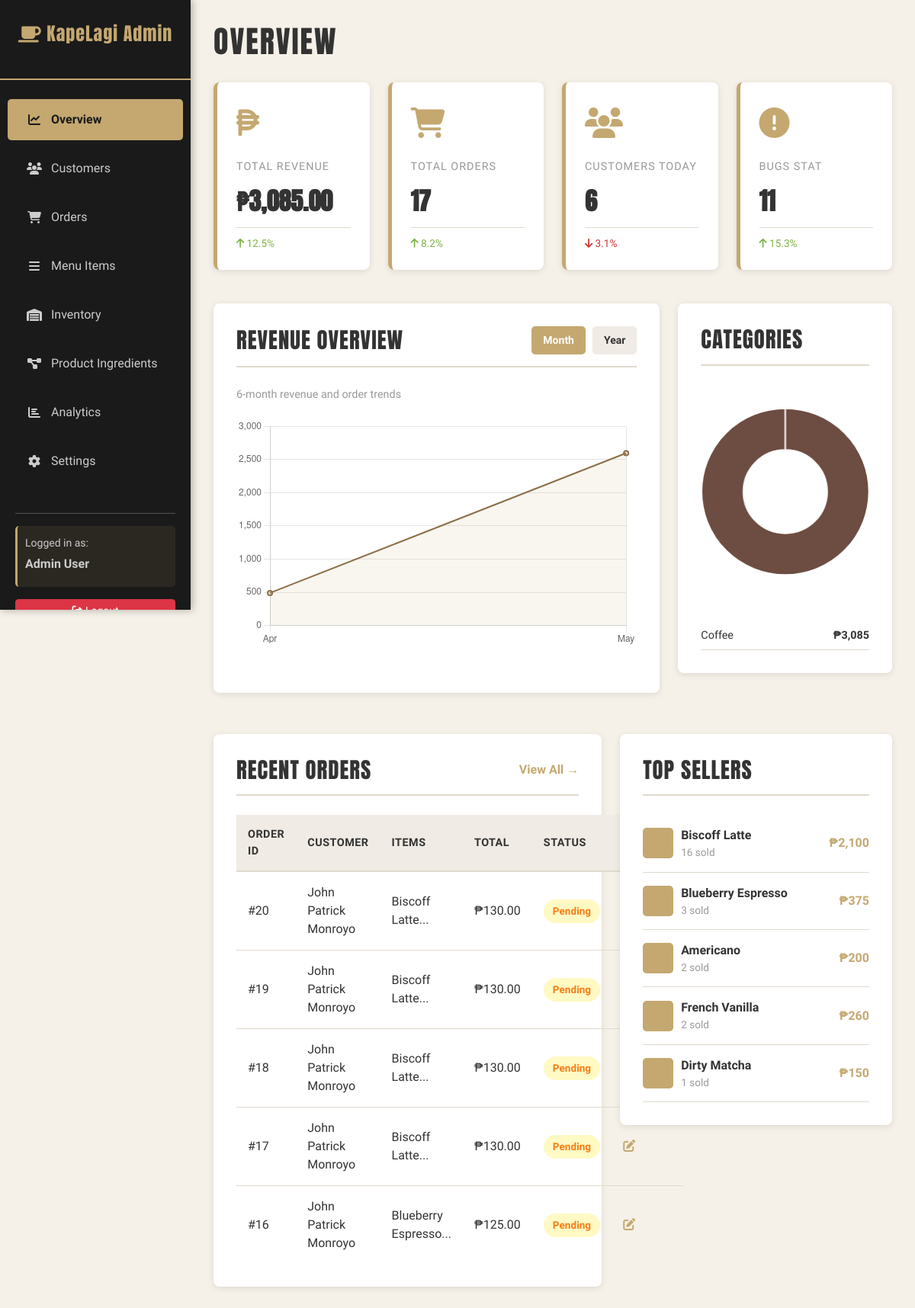
/admin/dashboard.php?period=month (signed in), run on the app's committed database.
### tables this page shows
CREATE TABLE `orders` (
  `id` int(11) NOT NULL,
  `user_id` int(11) NOT NULL,
  `customer_name` varchar(100) NOT NULL,
  `customer_email` varchar(100) NOT NULL,
  `customer_phone` varchar(20) DEFAULT NULL,
  `delivery_address` varchar(255) DEFAULT NULL,
  `city` varchar(50) DEFAULT NULL,
  `province` varchar(50) DEFAULT NULL,
  `payment_method` varchar(20) NOT NULL DEFAULT 'COD',
  `total_amount` decimal(10,2) DEFAULT NULL,
  `status` varchar(20) DEFAULT 'pending',
  `is_archived` tinyint(1) NOT NULL DEFAULT 0,
  `archived_at` datetime DEFAULT NULL,
  `special_notes` text DEFAULT NULL,
  `cancellation_reason` text DEFAULT NULL,
  `created_at` timestamp NOT NULL DEFAULT current_timestamp(),
  `updated_at` timestamp NOT NULL DEFAULT current_timestamp() ON UPDATE current_timestamp()
);

### admin/dashboard.php (the view, shortened to what this page needs)
<?php
include 'includes/header.php';
$period = isset($_GET['period']) ? $_GET['period'] : 'month';
$total_revenue = $conn->query("SELECT SUM(total_amount) as total FROM orders")->fetch_assoc()['total'] ?? 0;
$total_orders = $conn->query("SELECT COUNT(*) as count FROM orders")->fetch_assoc()['count'];
$total_customers = $conn->query("SELECT COUNT(*) as count FROM users WHERE role = 'customer'")->fetch_assoc()['count'];
$pending_orders = $conn->query("SELECT COUNT(*) as count FROM orders WHERE status IN ('pending', 'processing')")->fetch_assoc()['count'];
if ($period === 'month') {
    $monthly_data = $conn->query("
        SELECT DATE_FORMAT(created_at, '%b') as month, SUM(total_amount) as revenue
        FROM orders
        WHERE created_at >= DATE_SUB(NOW(), INTERVAL 6 MONTH)
        GROUP BY DATE_FORMAT(created_at, '%Y-%m')
        ORDER BY created_at
    ");
}
$months = [];
$revenues = [];
while ($row = $monthly_data->fetch_assoc()) {
    $months[] = $row['month'];
    $revenues[] = (float)$row['revenue'];
}
$category_data = $conn->query("
    SELECT p.category, SUM(oi.price * oi.quantity) as category_revenue
    FROM order_items oi
    JOIN products p ON oi.product_id = p.id
    GROUP BY p.category
    ORDER BY category_revenue DESC
");
$categories = [];
$category_revenues = [];
while ($row = $category_data->fetch_assoc()) {
    $categories[] = $row['category'];
    $category_revenues[] = (float)$row['category_revenue'];
}
$recent_orders = $conn->query("
    SELECT o.id, o.customer_name, GROUP_CONCAT(p.name SEPARATOR ', ') as items,
           o.total_amount, o.status, o.created_at
    FROM orders o
    LEFT JOIN order_items oi ON o.id = oi.order_id
    LEFT JOIN products p ON oi.product_id = p.id
    GROUP BY o.id
    ORDER BY o.created_at DESC
    LIMIT 5
");
$top_sellers = $conn->query("
    SELECT p.name, SUM(oi.quantity) as total_sales, SUM(oi.price * oi.quantity) as revenue
    FROM order_items oi
    JOIN products p ON oi.product_id = p.id
    GROUP BY p.id
    ORDER BY total_sales DESC
    LIMIT 5
");
?>
<h1 class="page-title">Overview</h1>
<div class="row mb-4">
    <div class="col-md-3">
        <div class="kpi-card">
            <div class="kpi-icon"><i class="fas fa-peso-sign"></i></div>
            <div class="kpi-label">Total Revenue</div>
            <div class="kpi-value">₱<?php echo number_format($total_revenue, 2); ?></div>
            <div class="kpi-trend positive">
                <i class="fas fa-arrow-up"></i> 12.5%
            </div>
        </div>
    </div>
    <div class="col-md-3">
        <div class="kpi-card">
            <div class="kpi-icon"><i class="fas fa-shopping-cart"></i></div>
            <div class="kpi-label">Total Orders</div>
            <div class="kpi-value"><?php echo $total_orders; ?></div>
            <div class="kpi-trend positive">
                <i class="fas fa-arrow-up"></i> 8.2%
            </div>
        </div>
    </div>
    <div class="col-md-3">
        <div class="kpi-card">
            <div class="kpi-icon"><i class="fas fa-users"></i></div>
            <div class="kpi-label">Customers Today</div>
            <div class="kpi-value"><?php echo $total_customers; ?></div>
            <div class="kpi-trend negative">
                <i class="fas fa-arrow-down"></i> 3.1%
            </div>
        </div>
    </div>
    <div class="col-md-3">
        <div class="kpi-card">
            <div class="kpi-icon"><i class="fas fa-exclamation-circle"></i></div>
            <div class="kpi-label">Bugs Stat</div>
            <div class="kpi-value"><?php echo $pending_orders; ?></div>
            <div class="kpi-trend positive">
                <i class="fas fa-arrow-up"></i> 15.3%
            </div>
        </div>
    </div>
</div>
<div class="row mb-4">
    <div class="col-lg-8">
        <div class="section-card">
            <div class="section-card-header">
                <h3 class="section-card-title">Revenue Overview</h3>
                <div>
                    <a href="?period=month" class="btn btn-sm" style="background-color: <?php echo $period === 'month' ? '#c4a870' : '#f0ebe4'; ?>; color: <?php echo $period === 'month' ? 'white' : '#333'; ?>; border: none; margin-right: 5px; text-decoration: none; padding: 8px 15px; border-radius: 5px; cursor: pointer;">Month</a>
                    <a href="?period=year" class="btn btn-sm" style="background-color: <?php echo $period === 'year' ? '#c4a870' : '#f0ebe4'; ?>; color: <?php echo $period === 'year' ? 'white' : '#333'; ?>; border: none; text-decoration: none; padding: 8px 15px; border-radius: 5px; cursor: pointer;">Year</a>
                </div>
            </div>
            <p style="color: #999; font-size: 0.9rem; margin-bottom: 20px;"><?php echo $period === 'month' ? '6-month revenue and order trends' : '12-month revenue and order trends'; ?></p>
            <div class="chart-container">
                <canvas id="revenueChart"></canvas>
            </div>
        </div>
    </div>
    <div class="col-lg-4">
        <div class="section-card">
            <div class="section-card-header">
                <h3 class="section-card-title">Categories</h3>
            </div>
            <div class="chart-container" style="height: 280px;">
                <canvas id="categoriesChart"></canvas>
            </div>
            <div style="margin-top: 20px; font-size: 0.9rem;">
                <?php
                $top_sellers_query = $conn->query("
                    SELECT p.category, SUM(oi.price * oi.quantity) as revenue
                    FROM order_items oi
                    JOIN products p ON oi.product_id = p.id
                    GROUP BY p.category
                    ORDER BY revenue DESC
                    LIMIT 4
                ");
                while ($row = $top_sellers_query->fetch_assoc()) {
                    echo '<div style="display: flex; justify-content: space-between; padding: 8px 0; border-bottom: 1px solid #e0d9cd;">
                            <span>' . htmlspecialchars($row['category']) . '</span>
                            <span style="font-weight: bold;">₱' . number_format($row['revenue'], 0) . '</span>
                          </div>';
                }
                ?>
            </div>
        </div>
    </div>
</div>
<div class="row">
    <div class="col-lg-7">
        <div class="section-card">
            <div class="section-card-header">
                <h3 class="section-card-title">Recent Orders</h3>
                <a href="orders.php">View All →</a>
            </div>
            <table class="admin-table">
                <thead>
                    <tr>
                        <th>Order ID</th>
                        <th>Customer</th>
                        <th>Items</th>
                        <th>Total</th>
                        <th>Status</th>
                        <th>Actions</th>
                    </tr>
                </thead>
                <tbody>
                    <?php
                    if ($recent_orders->num_rows > 0) {
                        while ($order = $recent_orders->fetch_assoc()) {
                            $status_class = 'pending';
                            echo '<tr>
                                    <td>#' . htmlspecialchars($order['id']) . '</td>
                                    <td>' . htmlspecialchars($order['customer_name']) . '</td>
                                    <td>' . htmlspecialchars(substr($order['items'] ?? '', 0, 30)) . '...</td>
                                    <td>₱' . number_format($order['total_amount'], 2) . '</td>
                                    <td><span class="status-badge ' . $status_class . '">' . ucfirst($order['status']) . '</span></td>
                                    <td><a href="orders.php?id=' . $order['id'] . '" style="color: #c4a870; cursor: pointer;"><i class="fas fa-edit"></i></a></td>
                                  </tr>';
                        }
                    } else {
                        echo '<tr><td colspan="6" style="text-align: center; padding: 20px;">No orders yet</td></tr>';
                    }
                    ?>
                </tbody>
            </table>
        </div>
    </div>
    <div class="col-lg-5">
        <div class="section-card">
            <div class="section-card-header">
                <h3 class="section-card-title">Top Sellers</h3>
            </div>
            <div>
                <?php
                if ($top_sellers->num_rows > 0) {
                    while ($seller = $top_sellers->fetch_assoc()) {
                        echo '<div style="display: flex; justify-content: space-between; align-items: center; padding: 15px 0; border-bottom: 1px solid #e0d9cd;">
                                <div style="display: flex; align-items: center; gap: 10px;">
                                    <div style="width: 40px; height: 40px; background-color: #c4a870; border-radius: 5px; display: flex; align-items: center; justify-content: center; color: white; font-size: 1.2rem;">
                                        <i class="fas fa-cup"></i>
                                    </div>
                                    <div>
                                        <div style="font-weight: bold;">' . htmlspecialchars($seller['name']) . '</div>
                                        <div style="font-size: 0.85rem; color: #999;">' . htmlspecialchars($seller['total_sales']) . ' sold</div>
                                    </div>
                                </div>
                                <div style="font-weight: bold; color: #c4a870;">₱' . number_format($seller['revenue'], 0) . '</div>
                              </div>';
                    }
                } else {
                    echo '<p style="color: #999; text-align: center; padding: 20px;">No sales data yet</p>';
                }
                ?>
            </div>
        </div>
    </div>
</div>
<script>
// Revenue Chart
const revenueCtx = document.getElementById('revenueChart').getContext('2d');
new Chart(revenueCtx, {
    type: 'line',
    data: {
        labels: <?php echo json_encode($months); ?>,
        datasets: [{
            label: 'Revenue',
            data: <?php echo json_encode($revenues); ?>,
            borderColor: '#8b6f47',
            backgroundColor: 'rgba(196, 168, 112, 0.1)',
            borderWidth: 2,
            fill: true,
            tension: 0.4
        }]
    },
    options: {
        responsive: true,
        maintainAspectRatio: false,
        plugins: {
            legend: {
                display: false
            }
        },
        scales: {
            y: {
                beginAtZero: true
            }
        }
    }
});
// Categories Chart
const categoriesCtx = document.getElementById('categoriesChart').getContext('2d');
new Chart(categoriesCtx, {
    type: 'doughnut',
    data: {
        labels: <?php echo json_encode($categories); ?>,
        datasets: [{
            data: <?php echo json_encode($category_revenues); ?>,
            backgroundColor: ['#6d4c41', '#a1887f', '#d7ccc8', '#c4a870']
        }]
    },
    options: {
        responsive: true,
        maintainAspectRatio: false,
        plugins: {
            legend: {
                display: false
            }
        }
    }
});
</script>
<?php include 'includes/footer.php'; ?>

### admin/css/admin-styles.css (style rules this page uses)
:root { --primary-bg: #2a2a2a; --sidebar-bg: #1a1a1a; --card-bg: #f5f1e8; --text-dark: #333; --text-muted: #999; --border-color: #e0d9cd; --success-color: #7cb342; --warning-color: #fbc02d; --danger-color: #d32f2f; --info-color: #1976d2; --primary-gold: #c4a870; --accent-brown: #6d4c41; }
* { margin: 0; padding: 0; box-sizing: border-box; }
html, body { height: 100%; font-family: 'Smooch Sans', sans-serif; }
body.admin-body { background-color: #f5f1e8; color: var(--text-dark); }
.page-title { font-family: 'Anton', sans-serif; font-size: 2.5rem; color: var(--text-dark); margin-bottom: 30px; text-transform: uppercase; letter-spacing: 2px; }
.kpi-card { background-color: white; border-radius: 8px; padding: 25px; margin-bottom: 20px; box-shadow: 0 2px 8px rgba(0, 0, 0, 0.1); border-left: 5px solid var(--primary-gold); transition: transform 0.3s ease, box-shadow 0.3s ease; }
.kpi-icon { font-size: 2.5rem; color: var(--primary-gold); margin-bottom: 15px; }
.kpi-label { font-size: 0.9rem; color: var(--text-muted); text-transform: uppercase; letter-spacing: 1px; margin-bottom: 10px; }
.kpi-value { font-size: 2rem; font-weight: bold; color: var(--text-dark); font-family: 'Anton', sans-serif; }
.kpi-trend { font-size: 0.85rem; margin-top: 10px; padding-top: 10px; border-top: 1px solid var(--border-color); }
.kpi-trend.positive { color: var(--success-color); }
.kpi-trend.negative { color: var(--danger-color); }
.section-card { background-color: white; border-radius: 8px; padding: 30px; margin-bottom: 30px; box-shadow: 0 2px 8px rgba(0, 0, 0, 0.1); }
.section-card-header { display: flex; justify-content: space-between; align-items: center; margin-bottom: 25px; border-bottom: 2px solid var(--border-color); padding-bottom: 15px; }
.section-card-title { font-family: 'Anton', sans-serif; font-size: 1.8rem; color: var(--text-dark); text-transform: uppercase; letter-spacing: 1px; margin: 0; }
.section-card-header a { color: var(--primary-gold); text-decoration: none; font-weight: bold; transition: color 0.3s ease; }
.admin-table { width: 100%; border-collapse: collapse; margin-top: 15px; }
.admin-table thead th { background-color: #f0ebe4; color: var(--text-dark); font-weight: bold; padding: 15px; text-align: left; border-bottom: 2px solid var(--border-color); text-transform: uppercase; font-size: 0.9rem; letter-spacing: 0.5px; }
.admin-table tbody td { padding: 15px; border-bottom: 1px solid var(--border-color); color: var(--text-dark); }
.admin-table tbody tr:last-child td { border-bottom: none; }
.status-badge { display: inline-block; padding: 5px 12px; border-radius: 20px; font-size: 0.85rem; font-weight: bold; text-transform: capitalize; }
.status-badge.pending { background-color: #fff9c4; color: #f57f17; }
.chart-container { position: relative; height: 300px; margin-bottom: 30px; }

### data on the page
orders: id "20", customer_name "John Patrick Monroyo", items "Biscoff Latte", total_amount "130.00", status "Pending"
orders: id "19", customer_name "John Patrick Monroyo", items "Biscoff Latte", total_amount "130.00", status "Pending"
orders: id "18", customer_name "John Patrick Monroyo", items "Biscoff Latte", total_amount "130.00", status "Pending"
orders: id "17", customer_name "John Patrick Monroyo", items "Biscoff Latte", total_amount "130.00", status "Pending"
orders: id "16", customer_name "John Patrick Monroyo", items "Blueberry Espresso", total_amount "125.00", status "Pending"

### other printed values
get_user_name() "Admin User"
$total_revenue "3,085.00"
$total_orders "17"
$total_customers "6"
$pending_orders "11"
$row['category'] "Coffee"
$row['revenue'] "3,085"
$seller['name'] "Biscoff Latte"
$seller['total_sales'] "16"
$seller['revenue'] "2,100"
$seller['name'] "Blueberry Espresso"
$seller['total_sales'] "3"
$seller['revenue'] "375"
$seller['name'] "Americano"
$seller['total_sales'] "2"
